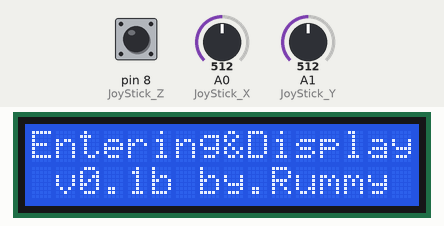
This sketch was run on a simulated Arduino Uno, built with avr-gcc and run on an emulated ATmega328P. Parts: 16×2 character LCD. The inputs (shaded band) are chosen by the test bench; at power-on: pin 8 (JoyStick_Z) HIGH, A0 (JoyStick_X) = 512, A1 (JoyStick_Y) = 512.

Above: at 1.2 s.
1.3 s: pin 8 (JoyStick_Z) pulled LOW for 0.15 s
At 2.3 s:
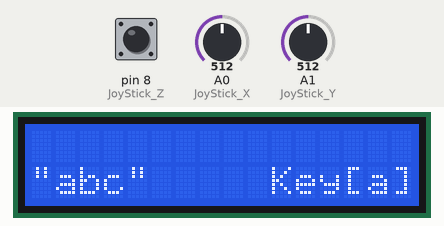
3.2 s: pin 8 (JoyStick_Z) pulled LOW for 1 s
At 5.7 s:
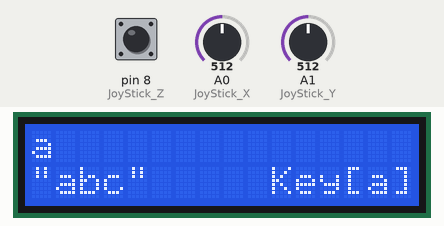
6.0 s: pin 8 (JoyStick_Z) pulsed LOW 5 times (0.12 s each, 0.3 s apart)
At 8.8 s:
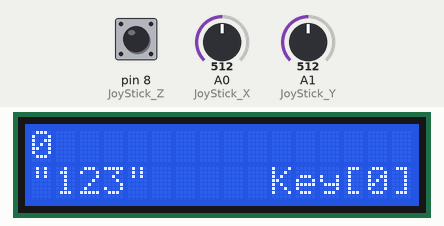
9.1 s: pin 8 (JoyStick_Z) pulsed LOW 2 times (0.12 s each, 0.3 s apart)
At 10.3 s:
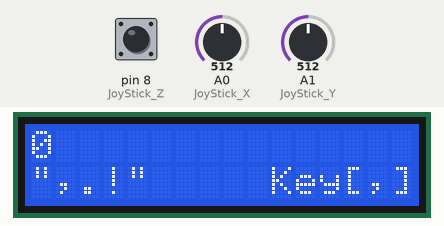
Timing chart, 0 to 12.1 s (numbered marks = the images above; inputs shaded):
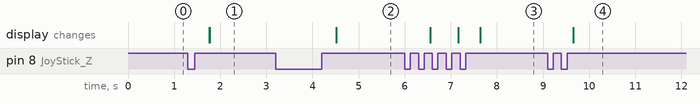

Measured:
- after the input at 1.3 s, the display: first changes after 0.46 s (image 1 shows a later state)
- after the input at 3.2 s, the display: changes after 1.3 s (image 2)
- after the input at 6.0 s, the display: first changes after 0.56 s (image 3 shows a later state)
- after the input at 9.1 s, the display: changes after 0.56 s (image 4)

The sketch:

lcd.ino
```cpp
#include<LiquidCrystal.h>
int JoyStick_X = 0; //定义PS2摇杆的X轴，ANALOG IN的Pin0
int JoyStick_Y = 1; //定义PS2摇杆的Y轴，ANALOG IN的Pin1
int JoyStick_Z = 8; //定义PS2摇杆的Z轴，接在DIGITAL区域的Pin8
int x,y,z,xr,yr,zr,m;//声明全局变量
char keya[27]={' ','a','b','c','d','e','f','g','h','i','j','k','l','m','n','o','p','q','r','s','t','u','v','w','x','y','z'};//键盘字库:小写字母
char keyd[27]={' ','A','B','C','D','E','F','G','H','I','J','K','L','M','N','O','P','Q','R','S','T','U','V','W','X','Y','Z'};//键盘字库:大写字母
char keyb[11]={' ','0','1','2','3','4','5','6','7','8','9'};//键盘字库:数字
char keyc[11]={' ',',','.','?','!',':',';','~','_','-','"'};//键盘字库:符号
char key[1]="r";//当前选中字符
char words[]="                ";
int keys=0;//当前选中键盘
int p=1;//当前选中字符的地址
int t=0;//当前光标所在位置
int st=0;//当前场景
int hidden=0;//信息栏状态:0显示，1隐藏
 LiquidCrystal lcd(7, 6, 5, 4, 3, 2);
 // 初始化,设置lcd1602的引脚
 // 1602(RS-4)-pin7、1602(R/W-5)接GND、
 // 1602(E-6)pin 6。
// 1602(D4-11)-pin 5、1602(D5-12)-pin 4。
// 1602(D6-13)-pin 3、1602(D7-14)-pin 2。
void setup() {
pinMode(JoyStick_Z, INPUT_PULLUP); //定义PS2的Z轴为输入，按下时触发LED灯亮起的条件
lcd.begin(16,2); // 初始化并设置行和列
lcd.noCursor();
}
void ps()
{//摇杆坐标读取
      x=analogRead(JoyStick_X);
      y=analogRead(JoyStick_Y);
      z=digitalRead(JoyStick_Z);
//读取摇杆的x,y阻值和z按键状态
}
void pst(){//按键检测
      xr=0;
      yr=0;
      zr=0;//重置变化量xr yr zr
      if(x<=100){
      xr=1;
      }
      if(x>=900){
      xr=2;
      }
      if(y<=100){
      yr=1;
      }
      if(y>=900){
      yr=2;
      }
//xr 0中间,1右边,2左边
//yr 0中间,1上边,2下边
      if(z==0){
      zr=1;
      while(digitalRead(JoyStick_Z)==0){}//等待按键弹起
      int tick=0;//声明时间变量
      while(tick<=300){
      tick++;
      delay(1);
      z=digitalRead(JoyStick_Z);
      if(z==0){
      zr++;
      while(digitalRead(JoyStick_Z)==0){}
      }
      }
      }
}

void in(){//写模块按键
char* zkey;//声明指针
zkey=key;//定位
if(keys==0){
*(zkey)=keya[p];//更改指针内容
m=26;//键盘最大值
}else if(keys==1){
*(zkey)=keyd[p];
m=26;
}else if(keys==2){
*(zkey)=keyb[p];
m=10;
}else if(keys==3){
*(zkey)=keyc[p];
m=10;
}else{
*(zkey)=keya[p];
m=26;
}
if(xr==1){
if(t>=15){
t=0;
}else{
t=t+1;
}
      while(x<=100){ps();}
}
if(xr==2){
if(t<=0){
t=15;
}else{
t=t-1;
}
      while(x>=900){ps();}
}
if(yr==1){
if(p<=0){
p=m;
}else{
p=p-1;
}
      while(y<=100){ps();}
}
if(yr==2){
if(p>=m){
p=0;
}else{
p=p+1;
}
      while(y>=900){ps();}
}
if(zr==1)
{
words[t]=key[0];
}
if(zr==2){
if(keys>=3){
keys=0;
}else{
keys=keys+1;
}
p=1;
lcd.setCursor(0, 1);
if(keys==0){
lcd.print("\"abc\"");
}else if(keys==1){
lcd.print("\"ABC\"");
}else if(keys==2){
lcd.print("\"123\"");
m=10;
}else if(keys==3){
lcd.print("\",.!\"");
}else{
lcd.print("\"abc\"");
}
      while(z==0){ps();}
}
if(zr==3){
if(hidden==0){
hidden=1;
}else{
hidden=0;
write_r();
}
      while(z==0){ps();}
}
}
void write_r(){//写模块初始化
lcd.clear();
lcd.setCursor(0, 1);
lcd.print("\"abc\"");
lcd.setCursor(10,1);
lcd.print("Key[");
lcd.setCursor(15,1);
lcd.print("]");
}

void write() {//写模块
in();
lcd.home();
lcd.print(words);
lcd.setCursor(t, 0);
if(hidden==0){
lcd.setCursor(14, 1);
lcd.print(key[0]);
}else
{
lcd.setCursor(0, 1); // 设置光标第二行，第一列位置。
lcd.print("        By.Rummy");
}
}

void set(){

}
void loop(){
ps();
pst();
if (st==0){
lcd.setCursor(0, 0);
lcd.print("Entering&Display");
lcd.setCursor(1, 1);
lcd.print("v0.1b by.Rummy");
if(zr>=1){
lcd.clear();
st=1;
}
}else if(st==1){
write_r();
while(st==1){
ps();
pst();
write();
}
}else{
lcd.home();
lcd.print("This's a bug.to2");
lcd.setCursor(0,1);
lcd.print("123435371@qq.com");
}
}
```
